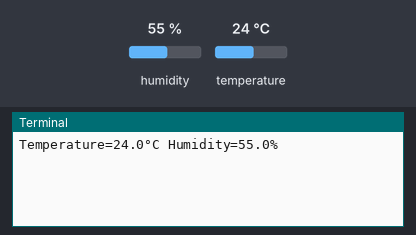
Bench run of a program on a simulated Raspberry Pi (BCM pin numbers). On the bench: the last lines printed to the terminal. Inputs (shaded band) come from the test bench; at power-on: humidity 55 %, temperature 24 °C. Databases and web services accept everything at once and return nothing; the clock reads 2024-03-15 10:24:30 at power-on unless the program sets it.

Above: at 1.2 s.
1.3 s: humidity set to 22 %
At 11.8 s:
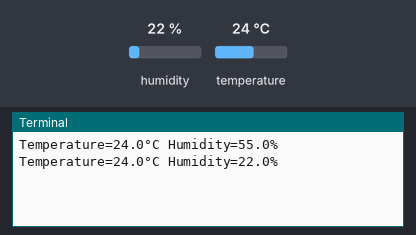
12.0 s: temperature set to 12 °C
At 22.4 s:
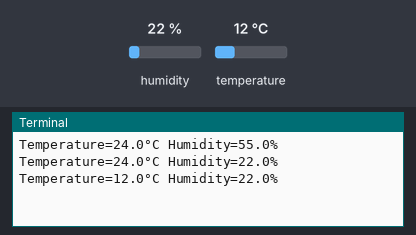
22.7 s: humidity set to 40 %
At 32.8 s:
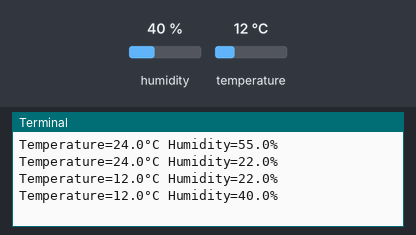
Timing chart, 0 to 34.3 s (numbered marks = the images above; inputs shaded):
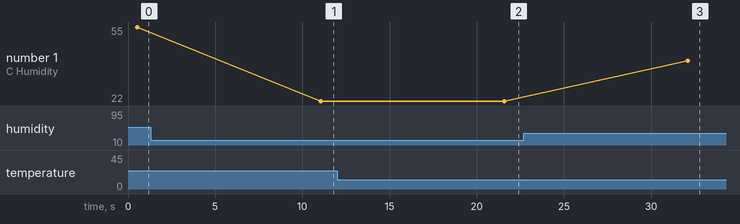

Measured:
- after the input at 1.3 s, the terminal: prints a new line after 9.8 s (image 1)
- after the input at 12.0 s, the terminal: prints a new line after 9.6 s (image 2)
- after the input at 22.7 s, the terminal: prints a new line after 9.4 s (image 3)
- plotted number 1: 55 → 22 after the input at 1.3 s, 22 → 40 after the input at 22.7 s

The program:

subirDatosServidor.py
```python
#!/usr/bin/env python
# -*- coding: utf-8 -*-

import RPi.GPIO as GPIO
import time
import sys
import Adafruit_DHT
import MySQLdb
import datetime

# Credenciales servidor
host = "localhost"
usuario = "phpmyadmin"
clave = "66662841"
base_de_datos = "Vacas"

# Abre la conexion con la base de datos
db = MySQLdb.connect(host, usuario, clave, base_de_datos)

# Prepara un objeto de cursor para obtener datos usando el metodo cursor()
cursor = db.cursor()

diccionario = {'ID': 1, 'Fecha': 'algo',
'Nivel_bateria': 'algo', 'Datos Gps': 'algo',
'Datos IMU': 'algo', 'Estado SD': 'algo',
'Datos Microfono': 'algo', 'Latitud': 'algo',
'Longitud': 'algo'}

def creaTablaSiNoExiste():

        # Se crean las variables y se definen los tipos
        tabla = """CREATE TABLE IF NOT EXISTS Vaca{0} ( `ID` INT NOT NULL ,
         `Fecha` TEXT NOT NULL ,
         `Nivel_Bateria` FLOAT NOT NULL ,
         `Datos_GPS` BOOLEAN NOT NULL ,
         `Datos_IMU` BOOLEAN NOT NULL ,
         `Estado_SD` BOOLEAN NOT NULL ,
         `Datos_Microfono` BOOLEAN NOT NULL ,
         `Collar_Abierto` BOOLEAN NOT NULL ,
         `Latitud` FLOAT NOT NULL ,
         `Longitud` FLOAT NOT NULL,
         `time` TIMESTAMP NOT NULL DEFAULT CURRENT_TIMESTAMP ) ENGINE = InnoDB;""".format(diccionario['ID'])

        # Se crea la tabla
        cursor.execute(tabla)
def subirdatosVacas():

        # Configuracion del tipo de sensor DHT
        sensor = Adafruit_DHT.DHT11

        # Configuracion del puerto GPIO al cual esta conectado  (GPIO 23)
        pin = 23

        # Lee los datos de temperatura y humedad del DHT11 y los almacena
        humidity, temperature = Adafruit_DHT.read_retry(sensor, pin)

        # Imprime los datos de temperatura y humedad
        if humidity is not None and temperature is not None:
                print('Temperature={0:0.1f}°C Humidity={1:0.1f}%'.format(temperature, humidity))
        else:
                print('Failed to get reading. Try again!')
                sys.exit(1)

        unix = int(time.time())
        date = str(datetime.datetime.fromtimestamp(unix).strftime('%Y-%m-%d %H:%M:%S'))

        # Inserta los datos a la base de datos
        cursor.execute("INSERT INTO Vaca{0} (ID, Latitud, Longitud) VALUES (%s, %s, %s)".format(diccionario['ID']),(diccionario['ID'], temperature, humidity))
        db.commit()

creaTablaSiNoExiste()

# Sube datos infinitamente
while True:

        subirdatosVacas()
        time.sleep(10)

db.close()
```
